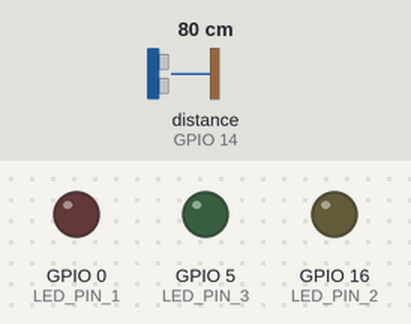
The sketch below on a simulated ESP32. On the bench: output pins drawn as LEDs (lit = HIGH). The test bench sets the inputs (shaded band); at power-on: distance to the obstacle (sensor on GPIO 14) 80 cm. The echo pulse lasts 58.3 µs per cm; WiFi joins after 1.5 s; servers stay silent unless stated; no MQTT or app messages arrive unless stated; what the sketch prints to the serial monitor is not drawn.

Above: at 2.7 s.
2.8 s: distance to the obstacle (sensor on GPIO 14) set to 250 cm
At 8.3 s:
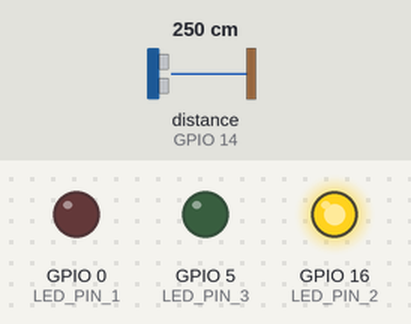
11.8 s: distance to the obstacle (sensor on GPIO 14) set to 2 cm
At 14.1 s:
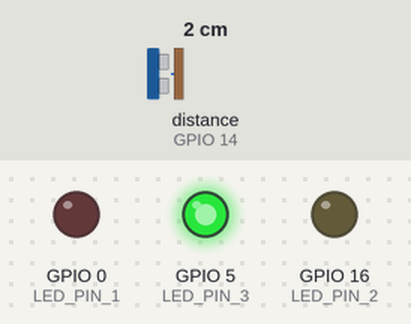
20.8 s: distance to the obstacle (sensor on GPIO 14) set to 299 cm
At 26.4 s:
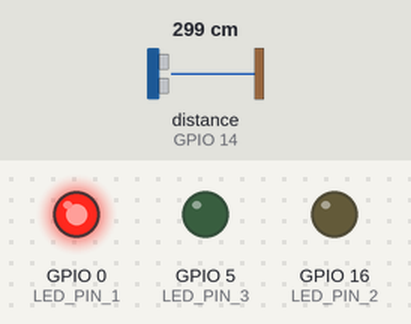
29.8 s: distance to the obstacle (sensor on GPIO 14) set to 280 cm
38.8 s: distance to the obstacle (sensor on GPIO 14) set to 270 cm
At 44.5 s:
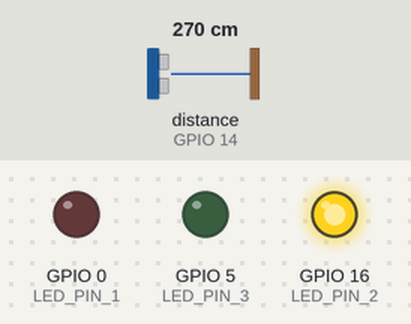
47.8 s: distance to the obstacle (sensor on GPIO 14) set to 4 cm
At 50.4 s:
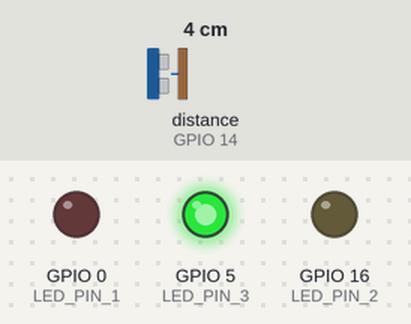
Timing chart, 0 to 51.9 s (numbered marks = the images above; inputs shaded):
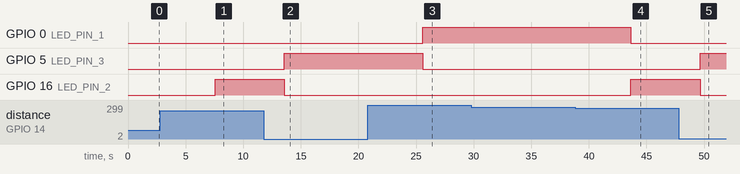

Measured:
- the behaviour switches between 275 and 274 cm on distance to the obstacle (sensor on GPIO 14) (found by bisection; images 3 and 4)
- after the input at 2.8 s, GPIO 5 (LED_PIN_3): stays LOW (without the input it goes to HIGH after 4.8 s); GPIO 16 (LED_PIN_2): LOW → HIGH after 4.8 s
- after the input at 11.8 s, GPIO 5 (LED_PIN_3): LOW → HIGH after 1.8 s; GPIO 16 (LED_PIN_2): HIGH → LOW after 1.8 s
- after the input at 20.8 s, GPIO 0 (LED_PIN_1): LOW → HIGH after 4.8 s; GPIO 5 (LED_PIN_3): HIGH → LOW after 4.8 s
- after the input at 29.8 s, every drawn part: stays the same
- after the input at 38.8 s, GPIO 0 (LED_PIN_1): HIGH → LOW after 4.8 s; GPIO 16 (LED_PIN_2): LOW → HIGH after 4.8 s
- after the input at 47.8 s, GPIO 5 (LED_PIN_3): LOW → HIGH after 1.9 s; GPIO 16 (LED_PIN_2): HIGH → LOW after 1.9 s

The sketch:

sketch.ino
```cpp
#include <NewPing.h>
#include <PubSubClient.h>
#include <ArduinoJson.h>
#include <WiFi.h>

// Configurações de WiFi
const char *SSID = "Wokwi-GUEST";
const char *PASSWORD = "";

// Configurações do MQTT
const char *BROKER_MQTT = "broker.hivemq.com";
const int BROKER_PORT = 1883;
const char *ID_MQTT = "THIAGO_mqtt";
const char *TOPIC_PUBLISH_ESTOQUE = "thiagovictor/edge/estoque";

#define TRIGGER_PIN 12
#define ECHO_PIN 14
#define LED_PIN_1 0
#define LED_PIN_2 16
#define LED_PIN_3 5

// Defina o intervalo de publicação MQTT desejado
#define PUBLISH_DELAY 5000

// Variáveis globais
NewPing sonar(TRIGGER_PIN, ECHO_PIN);
WiFiClient espClient;
PubSubClient MQTT(espClient);
unsigned long publishUpdate = 0;

// Protótipos de funções
void initWiFi();
void initMQTT();
void callbackMQTT(char *topic, byte *payload, unsigned int length);
void reconnectMQTT();
void reconnectWiFi();
void checkWiFIAndMQTT();

void initWiFi() {
  Serial.print("Conectando com a rede: ");
  Serial.println(SSID);
  WiFi.begin(SSID, PASSWORD);

  while (WiFi.status() != WL_CONNECTED) {
    delay(100);
    Serial.print(".");
  }

  Serial.println();
  Serial.print("Conectado com sucesso: ");
  Serial.println(SSID);
  Serial.print("IP: ");
  Serial.println(WiFi.localIP());
}

void initMQTT() {
  MQTT.setServer(BROKER_MQTT, BROKER_PORT);
  MQTT.setCallback(callbackMQTT);
}

void callbackMQTT(char *topic, byte *payload, unsigned int length) {
  String msg = String((char *)payload).substring(0, length);

  Serial.printf("Mensagem recebida via MQTT: %s do tópico: %s\n", msg.c_str(), topic);

  // Adicione aqui qualquer ação que você deseja realizar ao receber uma mensagem MQTT
}

void reconnectMQTT() {
  while (!MQTT.connected()) {
    Serial.print("Tentando conectar com o Broker MQTT: ");
    Serial.println(BROKER_MQTT);

    if (MQTT.connect(ID_MQTT)) {
      Serial.println("Conectado ao broker MQTT!");
      // Subscreva a outros tópicos MQTT, se necessário
    } else {
      Serial.println("Falha na conexão com MQTT. Tentando novamente em 2 segundos.");
      delay(2000);
    }
  }
}

void checkWiFIAndMQTT() {
  if (WiFi.status() != WL_CONNECTED)
    reconnectWiFi();
  if (!MQTT.connected())
    reconnectMQTT();
}

void reconnectWiFi(void) {
  if (WiFi.status() == WL_CONNECTED)
    return;

  WiFi.begin(SSID, PASSWORD); // Conecta na rede WI-FI

  while (WiFi.status() != WL_CONNECTED) {
    delay(100);
    Serial.print(".");
  }

  Serial.println();
  Serial.print("Wifi conectado com sucesso");
  Serial.print(SSID);
  Serial.println("IP: ");
  Serial.println(WiFi.localIP());
}

void setup() {
  Serial.begin(115200);
  pinMode(LED_PIN_1, OUTPUT);
  pinMode(LED_PIN_2, OUTPUT);
  pinMode(LED_PIN_3, OUTPUT);
  initWiFi();
  initMQTT();
}

void loop() {
  delay(3000);
  checkWiFIAndMQTT();
  MQTT.loop();

  if ((millis() - publishUpdate) >= PUBLISH_DELAY) {
    publishUpdate = millis();

    // Mede a distância usando o sensor ultrassônico
    int distance = sonar.ping_cm();

    // Define os níveis de estoque com base na distância medida
    if (distance <= 135) {
      // Nível de estoque alto
      digitalWrite(LED_PIN_1, LOW);
      digitalWrite(LED_PIN_2, LOW);
      digitalWrite(LED_PIN_3, HIGH);
      Serial.print("Nível de estoque bom\n");
      // Envia a mensagem MQTT para o tópico correspondente
      MQTT.publish(TOPIC_PUBLISH_ESTOQUE, "Nível de estoque bom");
    } else if (distance > 136 && distance <= 280) {
      // Nível de estoque médio
      digitalWrite(LED_PIN_1, LOW);
      digitalWrite(LED_PIN_2, HIGH);
      digitalWrite(LED_PIN_3, LOW);
      Serial.print("Nível de estoque médio\n");
      // Envia a mensagem MQTT para o tópico correspondente
      MQTT.publish(TOPIC_PUBLISH_ESTOQUE, "Nível de estoque médio");
    } else {
      // Nível de estoque baixo
      digitalWrite(LED_PIN_1, HIGH);
      digitalWrite(LED_PIN_2, LOW);
      digitalWrite(LED_PIN_3, LOW);
      Serial.print("Nível de estoque baixo\n");
      // Envia a mensagem MQTT para o tópico correspondente
      MQTT.publish(TOPIC_PUBLISH_ESTOQUE, "Nível de estoque baixo");
    }

    // Exibe a distância medida
    Serial.print("Distancia: ");
    Serial.print(distance);
    Serial.println(" cm");
  }
}


/*
#include <NewPing.h>
#include <PubSubClient.h>
#include <ArduinoJson.h>

// Configurações de WiFi
const char *SSID = "Wokwi-GUEST";
const char *PASSWORD = "";

//Configurações do MQTT
const char *BROKER_MQTT = "broker.hivemq.com";
const int BROKER_PORT = 1883;
const char *ID_MQTT = "THIAGO_mqtt";
const char *TOPIC_SUBSCRIBE_ESTOQUE = "thiagovictor/edge";

#define TRIGGER_PIN 12
#define ECHO_PIN 14
#define LED_PIN_1 0
#define LED_PIN_2 16
#define LED_PIN_3 5

//Variáveis globais
NewPing sonar(TRIGGER_PIN, ECHO_PIN);
WiFiClient espClient;
PubSubClient MQTT(espClient);
unsigned long publishUpdate = 0;

// Protótipos de funções
void initWiFi();
void initMQTT();
void callbackMQTT(char *topic, byte *payload, unsigned int length);
void reconnectMQTT();
void reconnectWiFi();
void checkWiFIAndMQTT();

void initWiFi() {
  Serial.print("Conectando com a rede: ");
  Serial.println(SSID);
  WiFi.begin(SSID, PASSWORD);

  while (WiFi.status() != WL_CONNECTED) {
    delay(100);
    Serial.print(".");
  }

  Serial.println();
  Serial.print("Conectado com sucesso: ");
  Serial.println(SSID);
  Serial.print("IP: ");
  Serial.println(WiFi.localIP());
}

void initMQTT() {
  MQTT.setServer(BROKER_MQTT, BROKER_PORT);
  MQTT.setCallback(callbackMQTT);
}

void callbackMQTT(char *topic, byte *payload, unsigned int length) {
  String msg = String((char*)payload).substring(0, length);

  Serial.printf("Mensagem recebida via MQTT: %s do tópico: %s\n", msg.c_str(), topic);

  if (strcmp(topic, TOPIC_SUBSCRIBE_LED) == 0) {
    int valor = atoi(msg.c_str());

    if (valor == 1) {
      digitalWrite(PIN_LED, HIGH);
      Serial.println("LED ligado via comando MQTT");
    } else if (valor == 0) {
      digitalWrite(PIN_LED, LOW);
      Serial.println("LED desligado via comando MQTT");
    }
  }
}

void reconnectMQTT() {
  while (!MQTT.connected()) {
    Serial.print("Tentando conectar com o Broker MQTT: ");
    Serial.println(BROKER_MQTT);

    if (MQTT.connect(ID_MQTT)) {
      Serial.println("Conectado ao broker MQTT!");
      MQTT.subscribe(TOPIC_SUBSCRIBE_LED);
    } else {
      Serial.println("Falha na conexão com MQTT. Tentando novamente em 2 segundos.");
      delay(2000);
    }
  }
}

void checkWiFIAndMQTT() {
  if (WiFi.status() != WL_CONNECTED) reconnectWiFi();
  if (!MQTT.connected()) reconnectMQTT();
}

void reconnectWiFi(void) {
  if (WiFi.status() == WL_CONNECTED)
    return;

  WiFi.begin(SSID, PASSWORD); // Conecta na rede WI-FI

  while (WiFi.status() != WL_CONNECTED) {
    delay(100);
    Serial.print(".");
  }

  Serial.println();
  Serial.print("Wifi conectado com sucesso");
  Serial.print(SSID);
  Serial.println("IP: ");
  Serial.println(WiFi.localIP());
}

void setup() {
  Serial.begin(115200);
  pinMode(LED_PIN_1, OUTPUT);
  pinMode(LED_PIN_2, OUTPUT);
  pinMode(LED_PIN_3, OUTPUT);
  initWiFi();
  initMQTT();
}

void loop() {
  delay(3000);
  checkWiFIAndMQTT();
  MQTT.loop();

  if ((millis() - publishUpdate) >= PUBLISH_DELAY) {
    publishUpdate = millis();

  // Mede a distância usando o sensor ultrassônico
  int distance = sonar.ping_cm();

  // Define os níveis de estoque com base na distância medida
  if (distance <= 135) {
    // Nível de estoque alto
    digitalWrite(LED_PIN_1, LOW);
    digitalWrite(LED_PIN_2, LOW);
    digitalWrite(LED_PIN_3, HIGH);
    Serial.print("Nível de estoque bom\n");
  } else if (distance > 136 && distance <= 280) {
    // Nível de estoque médio
    digitalWrite(LED_PIN_1, LOW);
    digitalWrite(LED_PIN_2, HIGH);
    digitalWrite(LED_PIN_3, LOW);
    Serial.print("Nível de estoque médio\n");
  } else {
    // Nível de estoque baixo
    digitalWrite(LED_PIN_1, HIGH);
    digitalWrite(LED_PIN_2, LOW);
    digitalWrite(LED_PIN_3, LOW);
    Serial.print("Nível de estoque baixo\n");
  }

  // Exibe a distância medida
  Serial.print("Distancia: ");
  Serial.print(distance);
  Serial.println(" cm");
}
*/
```
